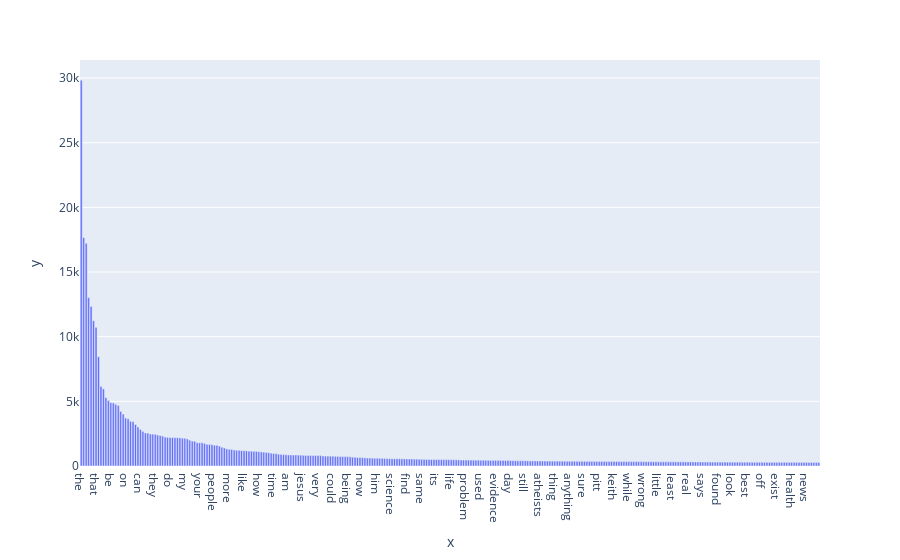

Source (notebook cell):
### Markdown cell above
### Exercise 15 (take home):
Additionally, you can attempt to sort the terms on the x-axis by frequency instead of in alphabetical order. This way the visualization is more meaninfgul and you will be able to observe the so called long tail (get familiar with this term since it will appear a lot in data mining and other statistics courses). see picture below

### Code cell
# Answer here
count_vect = CountVectorizer()
X_counts = count_vect.fit_transform(X.text)
term_frequencies = []
for j in range(0,X_counts.shape[1]):
    term_frequencies.append(sum(X_counts[:,j].toarray()))
term_frequencies = np.asarray(X_counts.sum(axis=0))[0]
B=np.argsort(-term_frequencies)
A=term_frequencies[B]
fig = px.bar(A[0:300], x=count_vect.get_feature_names_out()[B[0:300]] ,  
             y=A[0:300])
fig.show()

### Figure 1 — Plotly figure (JSON) as saved in the notebook; plotly's stock layout.template omitted (floating-point values rounded to 4 significant figures; data arrays with more than 128 entries replaced by an {"elided": "..."} marker saying what was removed)
{"data": [{"alignmentgroup": "True", "hovertemplate": "x=%{x}<br>y=%{y}<extra></extra>", "legendgroup": "", "marker": {"color": "#636efa", "pattern": {"shape": ""}}, "name": "", "offsetgroup": "", "orientation": "v", "showlegend": false, "textposition": "auto", "type": "bar", "x": {"elided": "300 str values"}, "xaxis": "x", "y": {"elided": "300 int values"}, "yaxis": "y"}], "layout": {"barmode": "relative", "legend": {"tracegroupgap": 0}, "margin": {"t": 60}, "xaxis": {"anchor": "y", "domain": [0, 1], "title": {"text": "x"}}, "yaxis": {"anchor": "x", "domain": [0, 1], "title": {"text": "y"}}}}
